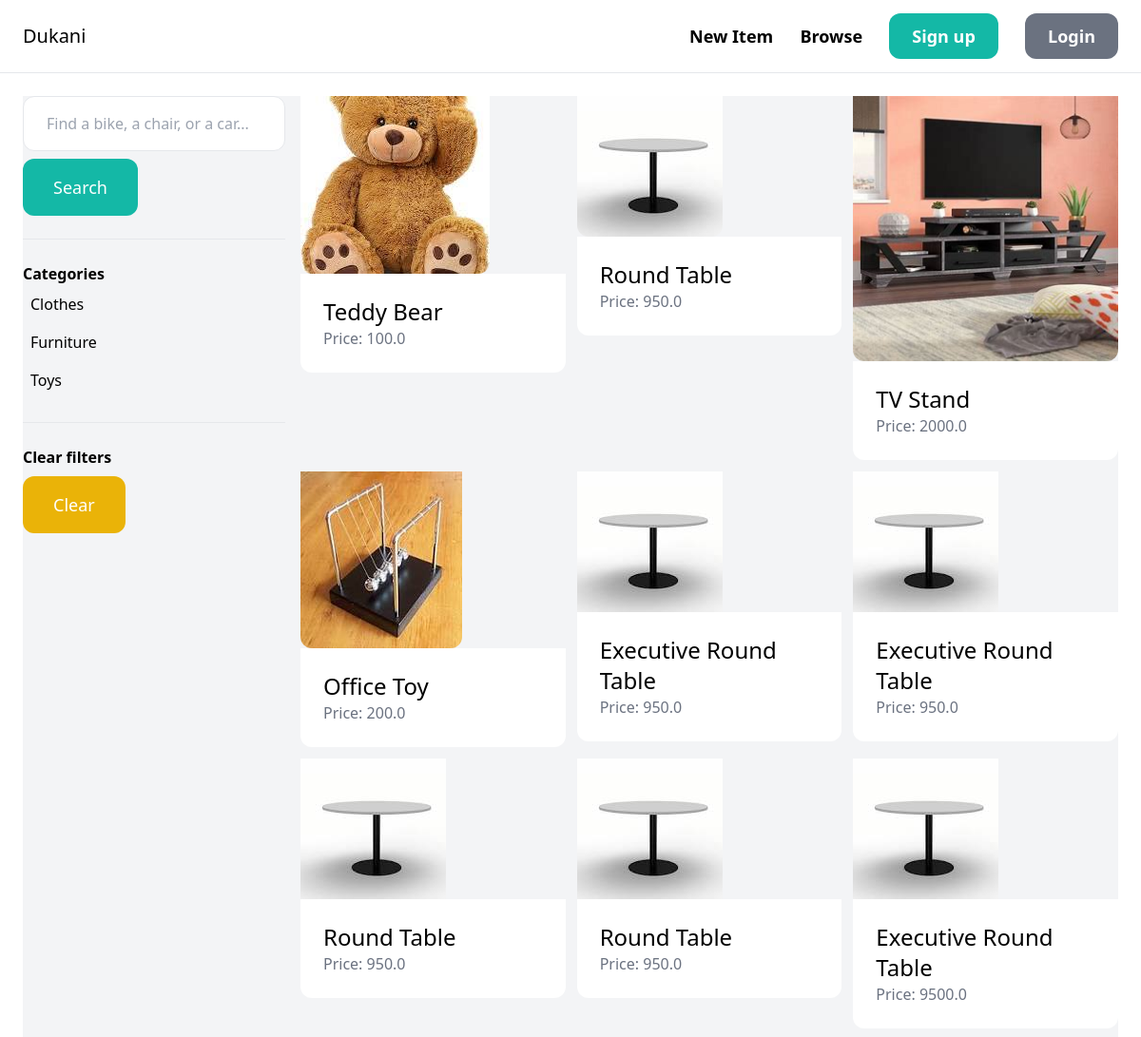
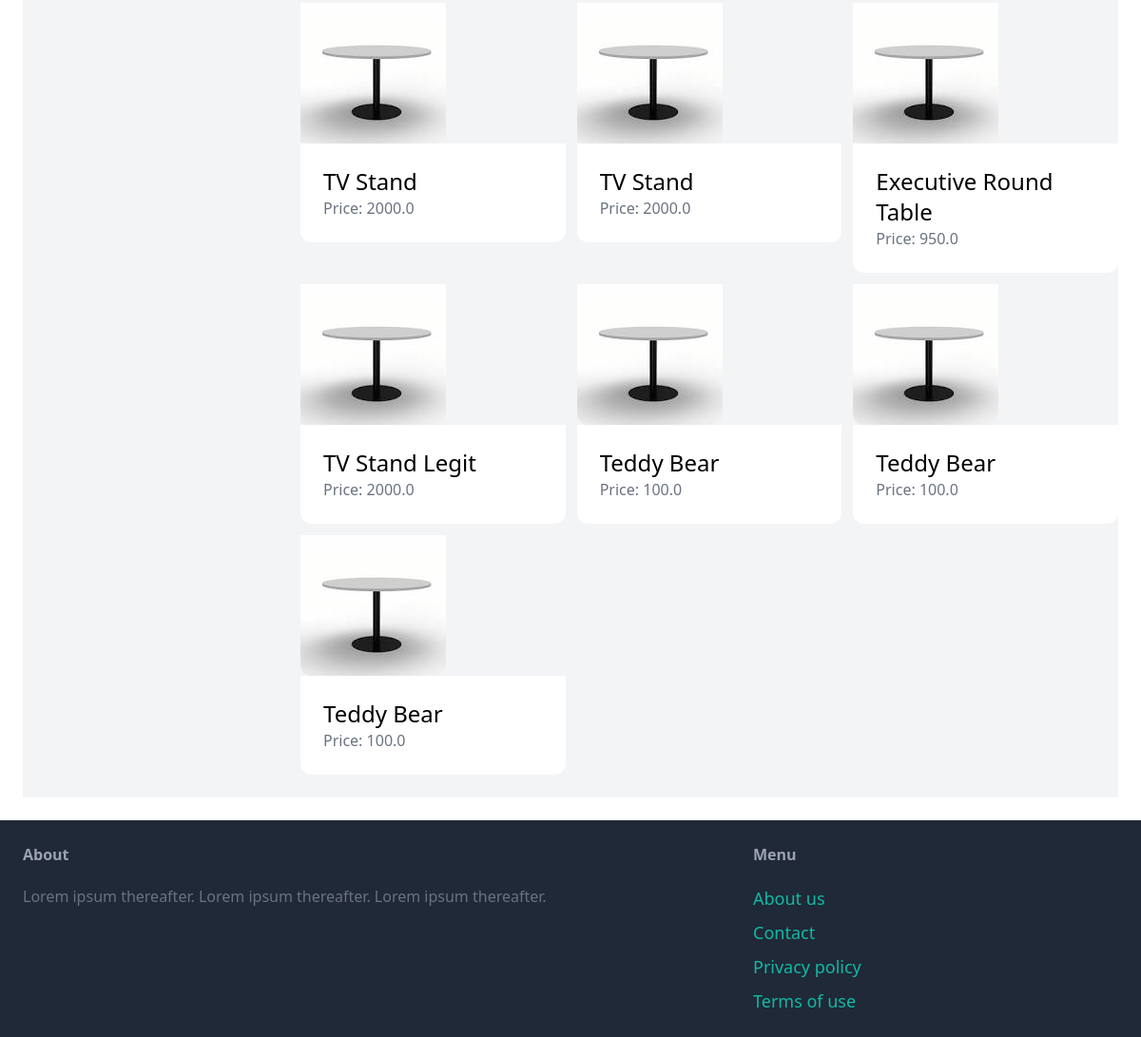
The page /item/ on the database as committed earlier (2 pictures, top to bottom).
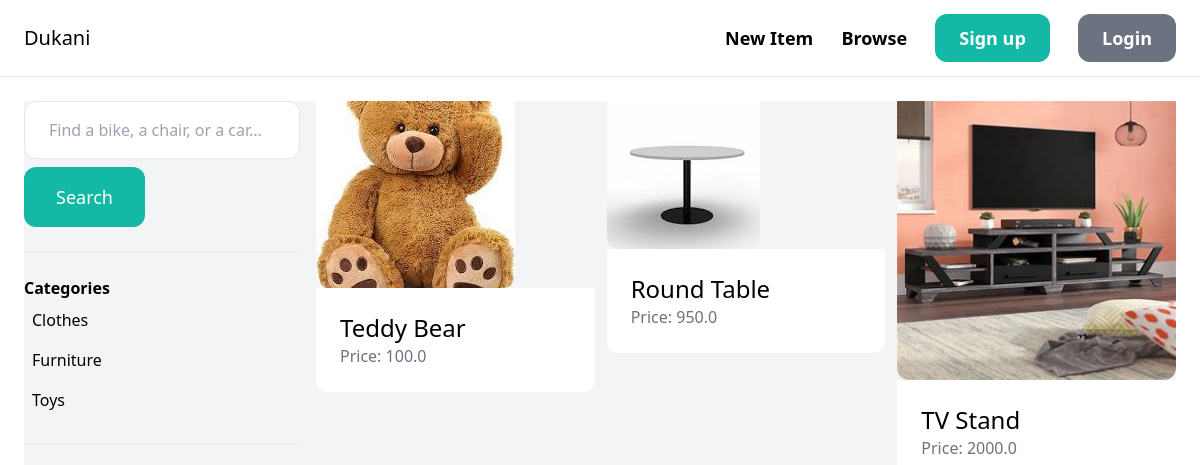
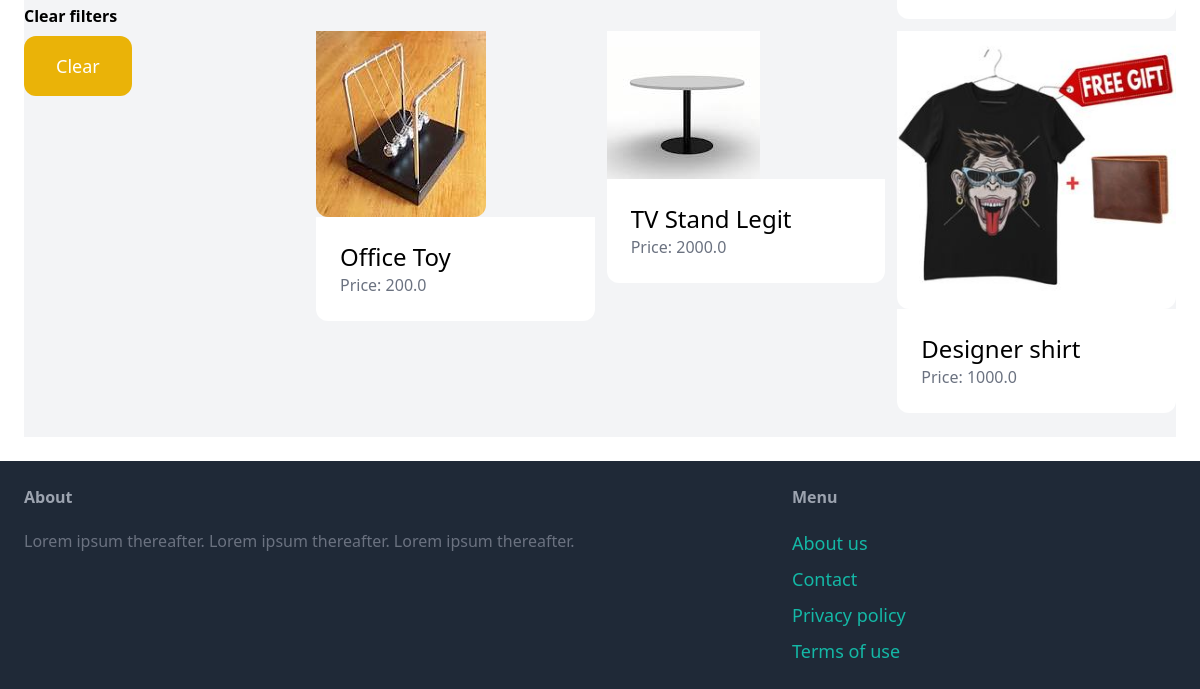
The same page on the database as committed later (2 pictures, top to bottom).
### item/models.py (models this page shows, shortened)
class Category(models.Model):
    name = models.CharField(max_length=255)
    class Meta:
        ordering = ('name',)
        verbose_name_plural = 'Categories'

class Item(models.Model):
    category = models.ForeignKey(Category, related_name='items', on_delete=models.CASCADE)
    name = models.CharField(max_length=255)
    description = models.TextField(blank=True, null=True)
    price = models.FloatField()
    image = models.ImageField(upload_to='item_images', blank=True, null=True, default='item/round_table.jpg')
    is_sold = models.BooleanField(default=False)
    created_by = models.ForeignKey(User, related_name='items', on_delete=models.CASCADE)
    created_at = models.DateTimeField(auto_now_add=True)
    class Meta:
        verbose_name_plural = 'Items'

### item/views.py (the view)
# urls.py: path('', views.items, name='items'),
def items(request):
    query = request.GET.get('query', '')
    categories = Category.objects.all()
    category_id = request.GET.get('category', 0)
    items = Item.objects.filter(is_sold=False)
    for item in items:
        if item.image and hasattr(item.image, 'url'):
            image_url = item.image.url
        else:
            image_url = 'item/round_table.jpg'
    if category_id:
        items = items.filter(category_id=category_id)
    if query:
        items = items.filter(Q(name__icontains=query) | Q(description__icontains=query))
    return render(request, 'item/items.html', {
        'items': items,
        'query': query,
        'categories': categories,
        'category_id': int(category_id)
    })

### item/templates/item/items.html (shortened to what this page needs)
{% extends 'core/base.html' %}
{% load static %}
{% block content %}
    <div class="pb-6 grid grid-cols-4 gap-4 bg-gray-100">
        <div class="col-span-1">
            <form method="get" action="{% url 'item:items' %}">
                <input name="query" class="w-full py-4 px-6 border rounded-xl" type="text" value="{{ query }}" placeholder="Find a bike, a chair, or a car...">
                <button class="mt-2 py-4 px-8 text-lg bg-teal-500 text-white rounded-xl">Search</button>
            </form>
            <hr class="my-6">
            <p class="font-semibold">Categories</p>
            <ul>
                {% for category in categories %}
                    <li class="py-2 px-2 rounded-xl{% if category.id == category_id %} bg-gray-200 {% endif %}">
                        <a href="{% url 'item:items' %}?query={{query}}&category={{ category.id }}">{{ category.name }}</a>
                    </li>
                {% endfor %}
            </ul>
            <hr class="my-6">
            <p class="font-semibold">Clear filters</p>
            <ul>
                <li><a href="{% url 'item:items' %}" class="mt-2 py-4 px-8 inline-block bg-yellow-500 text-lg rounded-xl text-white">Clear</a></li>
            </ul>
        </div>
        <div class="col-span-3">
            <div class="grid grid-cols-3 gap-3">
            {% for item in items %}
                <div>
                    <a href="{% url 'item:detail' item.id %}">
                        <div>
                            {% if item.image %}
                                <img src="{{ item.image.url }}" class="rounded-b-xl">
                            {% else %}
                                <img src="{% static 'item/round_table.jpg' %}" alt="Default image">
                            {% endif %}
                        </div>
                        <div class="p-6 bg-white rounded-b-xl">
                            <h2 class="text-2xl">{{ item.name }}</h2>
                            <p class="text-gray-500">Price: {{ item.price }}</p>
                        </div>
                    </a>
                </div>
            {% endfor %}
        </div>
        </div>
    </div>
{% endblock %}

### core/templates/core/base.html (shortened to what this page needs)
<!doctype>
<html>
    <head>
        <script src = "https://cdn.tailwindcss.com"></script>
    </head>
    <body>
        <nav class="py-6 px-6 flex justify-between items-center border-b border-gray-200">
            <a href="/" class="text-xl font-semi-bold" >Dukani</a>
            <div class="space-x-6">
                <a href="{% url 'item:new' %}" class="text-lg font-semibold hover:text-gray-500">New Item</a>
                <a href="{% url 'item:items' %}" class="text-lg font-semibold hover:text-gray-500">Browse</a>
                {% if request.user.is_authenticated %}
                    <a href="{% url 'conversation:inbox' %}" class="px-6 py-3 text-lg font-semibold bg-teal-500 text-white rounded-xl hover:bg-teal-700">Inbox</a>
                    <a href="{% url 'dashboard:index' %}" class="px-6 py-3 text-lg font-semibold bg-gray-500 text-white rounded-xl hover:bg-gray-700">Dashboard</a>
                {% else %}
                    <a href="{% url 'core:signup' %}" class="px-6 py-3 text-lg font-semibold bg-teal-500 text-white rounded-xl hover:bg-teal-700">Sign up</a>
                    <a href="{% url 'core:login' %}" class="px-6 py-3 text-lg font-semibold bg-gray-500 text-white rounded-xl hover:bg-gray-700">Login</a>
                {% endif %}
            </div>
        </nav>
            <div class="px-6 py-6">
                {% block content %}
                {% endblock %}
            </div>
    </body>
    <footer class="py-6 px-6 flex justify-between bg-gray-800">
        <div class="w-2/3 pr-10">
            <h3 class="mb-5 font-semibold text-gray-400">About</h3>
            <p class="text-gray-500">Lorem ipsum thereafter. Lorem ipsum thereafter. Lorem ipsum thereafter.</p>
        </div>
        <div class="w-1/3">
            <h3 class="mb-5 font-semibold text-gray-400">Menu</h3>
            <ul class="space-y-2">
                <li><a href="{% url 'core:about' %}" class="text-lg text-teal-500 hover:text-teal-700">About us</a></li>
                <li><a href="{% url 'core:contact' %}" class="text-lg text-teal-500 hover:text-teal-700">Contact</a></li>
                <li><a href="{% url 'core:privacy' %}" class="text-lg text-teal-500 hover:text-teal-700">Privacy policy</a></li>
                <li><a href="{% url 'core:terms' %}" class="text-lg text-teal-500 hover:text-teal-700">Terms of use</a></li>
            </ul>
        </div>
    </footer>
</html>

Rows that differ between the two databases and show on the page:
removed Item: name "Executive Round Table", price "950.0"
removed Item: name "Executive Round Table", price "950.0"
removed Item: name "Round Table", price "950.0"
removed Item: name "Round Table", price "950.0"
removed Item: name "Executive Round Table", price "9500.0"
removed Item: name "TV Stand", price "2000.0"
removed Item: name "TV Stand", price "2000.0"
removed Item: name "Executive Round Table", price "950.0"
removed Item: image (picture), name "Teddy Bear", price "100.0"
removed Item: image (picture), name "Teddy Bear", price "100.0"
removed Item: image (picture), name "Teddy Bear", price "100.0"
added Item: image (picture), name "Designer shirt", price "1000.0"
